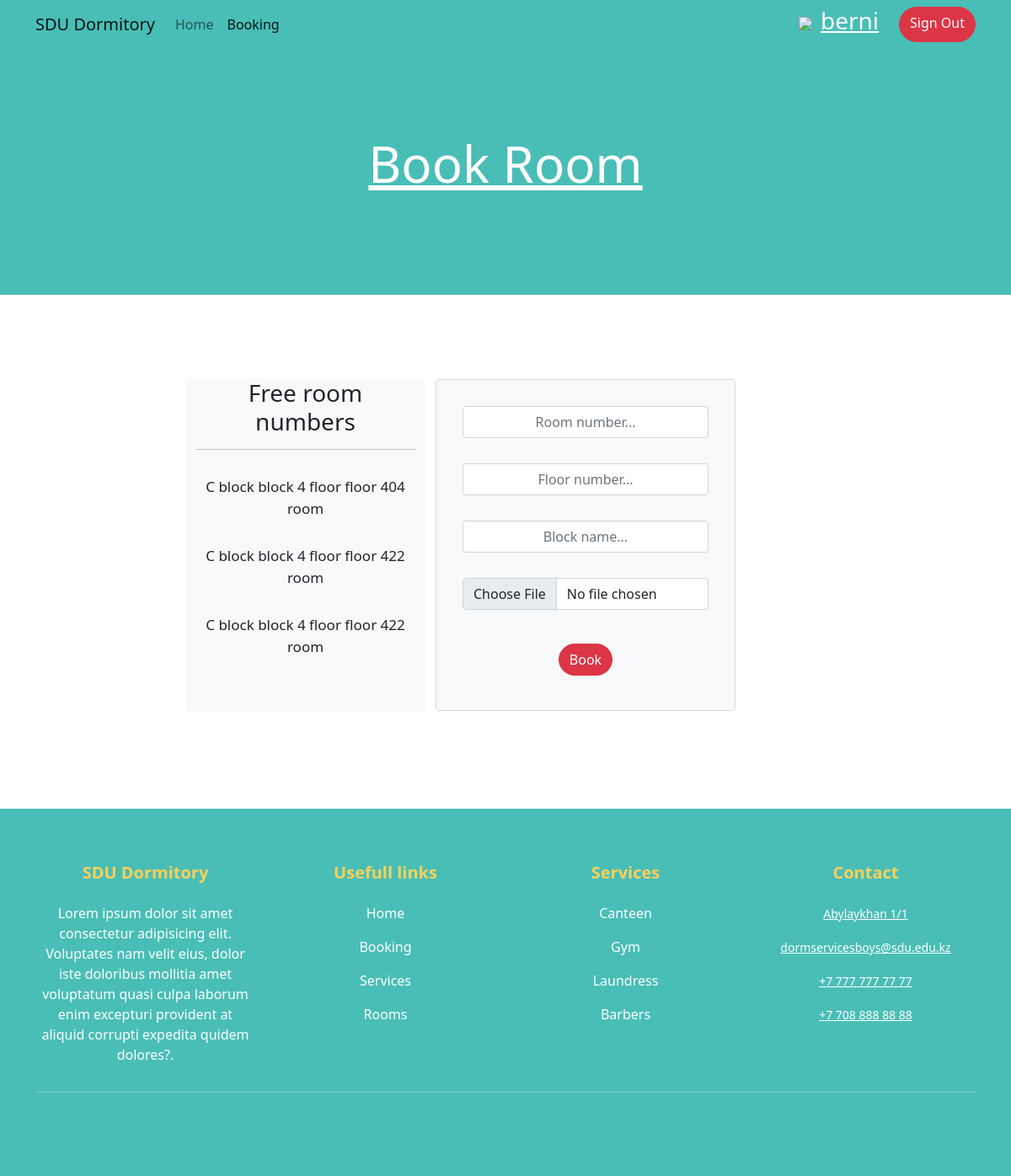
The app's page /book (signed in) with its own data.
### booking/models.py (models this page shows)
class Room(models.Model):
    bed_number = models.IntegerField('Bed number')
    room_number = models.IntegerField('Room number')
    floor = models.ForeignKey(Floor, on_delete=models.CASCADE)
    block = models.ForeignKey(Block, on_delete=models.CASCADE)
    gender = models.CharField('Gender', choices=GENDER, max_length=100)
    course = models.IntegerField('Course year', choices=COURSE)
    faculty = models.CharField('Faculty name', choices=FACULTY, max_length=100)
    available = models.BooleanField(default=True)
    def __str__(self):
        return str(self.block) + ' block ' + str(self.floor) + ' floor ' + str(self.room_number) + ' room'
    class Meta:
        ordering = ('room_number', )

class Block(models.Model):
    block_name = models.CharField('Block name', max_length=50)
    def __str__(self):
        return str(self.block_name) + ' block'
    class Meta:
        ordering = ('block_name', )

class Floor(models.Model):
    floor_number = models.IntegerField('Floor number')
    def __str__(self):
        return str(self.floor_number) + ' floor'
    class Meta:
        ordering = ('floor_number', )

### booking/views.py (the view, shortened to what this page needs)
# urls.py: path('book', views.book, name='book'),
@login_required(login_url='sign_in')
def book(request):
    context = {}
    students = Student.objects.filter(user=request.user)
    for student in students:
        rooms = Room.objects.filter(gender=student.gender, course=student.course, faculty=student.faculty)
        context = {'rooms': rooms}
    return render(request, 'booking/book.html', context)

### booking/templates/booking/book.html (shortened to what this page needs)
{% extends 'booking/base.html' %}
{% block name %}Book Room{% endblock %}
{% block active1 %}class="nav-link"{% endblock %}
{% block active3 %}class="nav-link active"{% endblock %}
{% block style %}style="background: #49beb6; height: 350px;"{% endblock %}
{% block top %}style="margin-top=100px;font-size: 60px;color: #fff;"{% endblock %}
{% block content %}
<div class="container-book container" style="margin-top: 100px;">
    <div class="row">
        <div class="col-2">
        </div>
        <div class="col-3 text-center bg-light rounded-3 overflow-auto" style="max-height: 395px">
            <h3>Free room numbers</h3>
            <hr>
            <form method="post">
                {% for room in rooms %}
                    {% if room.available %}
                        <p style="font-size: 17px; padding-top: 15px;">{{ room }}</p>
                    {% endif %}
                {% endfor %}
            </form>
        </div>
        <div class="col-4">
            <div class="card mb-3 bg-light rounded-3" style="max-width: 840px;">
                <div class="col-md">
                    <div class="card-body text-center">
                        <form method="post" enctype="multipart/form-data">
                        <div class="col-md" style="padding: 15px;">
                           <input type="text" name="room_number" placeholder="Room number..." class="form-control text-center">
                        </div>
                        <div class="col-md" style="padding: 15px;">
                            <input type="text" name="floor" placeholder="Floor number..." class="form-control text-center">
                        </div>
                        <div class="col-md" style="padding: 15px;">
                            <input type="text" name="block" placeholder="Block name..." class="form-control text-center">
                        </div>
                            <div class="col-md" style="padding: 15px;">
                            <input type="file" name="check" placeholder="Check..." class="form-control text-center">
                        </div>
                            <button style="margin: 25px;" class="btn btn-danger rounded-pill" type="submit">Book</button>
                        </form>
                    </div>
                </div>
            </div>
        </div>
        <div class="col-1">
        </div>
    </div>
</div>
{% endblock %}

### booking/templates/booking/base.html (shortened to what this page needs)
<!doctype html>
<html lang="en" xmlns="http://www.w3.org/1999/html">
<head>
    <link rel="stylesheet" href="https://cdn.jsdelivr.net/npm/bootstrap@5.1.3/dist/css/bootstrap.min.css">
</head>
<body>
    <div class="bg" {% block style %}{% endblock %}>
      <nav class="navbar navbar-expand-lg navbar-light ">
          <div class="container">
              <a class="navbar-brand" href="{% url 'home' %}">SDU Dormitory</a>
              <div class="collapse navbar-collapse" id="navbarTogglerDemo02">
                <ul class="navbar-nav me-auto mb-2 mb-lg-0">
                  <li class="nav-item">
                    <a {% block active1 %}{% endblock %} aria-current="page" href="{% url 'home' %}">Home</a>
                  </li>
                    {% if not request.user.is_staff %}
                  <li class="nav-item">
                    <a {% block active3 %}{% endblock %} href="{% url 'book' %}">Booking</a>
                  </li>
                    {% endif %}
                </ul>
                <form class="d-flex gap-4">
                    {% if user.is_authenticated %}
                        <h3> <a style="color: #fff;" class="nav-item" href="{% url 'profile' %}"><img style="margin-right: 10px;" src="https://www.svgrepo.com/show/333287/profile.svg">{{ request.user }}</a> </h3>
                        <a href="{% url 'logout' %}" class="btn btn-danger rounded-pill" type="button">Sign Out</a>
                    {% else %}
                        <a href="{% url 'sign_up' %}" class="btn btn-danger rounded-pill" type="button">Sign up</a>
                        <a href="{% url 'sign_in' %}" class="btn btn-danger rounded-pill" type="button">Sign in</a>
                    {% endif %}
                </form>
              </div>
          </div>
      </nav>
        <div class="container">
            <div class="row" style="margin-top: 100px;">
              <div class="col-3"></div>
              <div class="col-6">
                <h1 {% block top %}{% endblock %} class="h1-center text-center"><u>{% block name %}{% endblock %}</u></h1>
              </div>
              <div class="col-3"></div>
            </div>
        </div>
    </div>
    {% block content %}{% endblock %}
    <footer style="background: #49beb6; margin-top: 100px;" class="text-white pt-5 pb-4">
      <div class="container text-center text-md-left">
        <div class="row text-center text-md-left">
          <div class="col-md-3 col-lg-3 col-xl-3 mx-auto mt-3">
            <h5 class="mb-4 fw-bold" style="color: #fad05a;">SDU Dormitory</h5>
            <p>Lorem ipsum dolor sit amet consectetur adipisicing elit. Voluptates nam velit eius, dolor iste doloribus mollitia amet voluptatum quasi culpa laborum enim excepturi provident at aliquid corrupti expedita quidem dolores?.</p>
          </div>
          <div class="col-md-3 col-lg-3 col-xl-3 mx-auto mt-3">
            <h5 class="mb-4 fw-bold" style="color: #fad05a;">Usefull links</h5>
            <p>
              <a style="text-decoration: none;" href="{% url 'home' %}" class="text-white">Home</a>
            </p>
            <p>
                {% if not request.user.is_staff %}
                    <a style="text-decoration: none;" href="{% url 'book' %}" class="text-white">Booking</a>
                {% else %}
                    <a style="text-decoration: none;" href="{% url 'home' %}" class="text-white">Booking</a>
                {% endif %}
            </p>
            <p>
              <a style="text-decoration: none;" href="#" class="text-white">Services</a>
            </p>
            <p>
              <a style="text-decoration: none;" href="#" class="text-white">Rooms</a>
            </p>
          </div>
          <div class="col-md-3 col-lg-3 col-xl-3 mx-auto mt-3">
            <h5 class="mb-4 fw-bold" style="color: #fad05a;">Services</h5>
            <p>
              <a style="text-decoration: none;" href="" class="text-white">Canteen</a>
            </p>
            <p>
              <a style="text-decoration: none;" href="" class="text-white">Gym</a>
            </p>
            <p>
              <a style="text-decoration: none;" href="" class="text-white">Laundress</a>
            </p>
            <p>
              <a style="text-decoration: none;" href="" class="text-white">Barbers</a>
            </p>
          </div>
          <div class="col-md-3 col-lg-3 col-xl-3 mx-auto mt-3">
            <h5 class="mb-4 fw-bold" style="color: #fad05a;">Contact</h5>
            <p>
              <a href="" class="btn-floating btn-sm text-white" >
                 Abylaykhan 1/1
              </a>
            </p>
            <p>
              <a href="mailto:dormserviceboys@sdu.edu.kz" class="btn-floating btn-sm text-white" >
                 dormservicesboys@sdu.edu.kz
              </a>
            </p>
            <p>
              <a href="tel:+77777777777" class="btn-floating btn-sm text-white" >
                 +7 777 777 77 77
              </a>
            </p>
            <p>
              <a href="tel:+77088888888" class="btn-floating btn-sm text-white" >
                 +7 708 888 88 88
              </a>
            </p>
          </div>
        </div>
        <hr class="mb-4">
        <div class="row align-items-center">
          <div class="col-md-10 col-lg-12">
             <div class="text-center text-md-center">
               <ul class="list-unstyled list-inline">
                 <li class="list-inline-item">
                   <a href="" class="btn-floating btn-sm text-white" style="font-size: 23px;"></a>
                 </li>
                 <li class="list-inline-item">
                  <a href="" class="btn-floating btn-sm text-white" style="font-size: 23px;"></a>
                </li>
                <li class="list-inline-item">
                  <a href="" class="btn-floating btn-sm text-white" style="font-size: 23px;"></a>
                </li>
                <li class="list-inline-item">
                  <a href="" class="btn-floating btn-sm text-white" style="font-size: 23px;"></a>
                </li>
                <li class="list-inline-item">
                  <a href="" class="btn-floating btn-sm text-white" style="font-size: 23px;"></a>
                </li>
               </ul>
             </div>
          </div>
        </div>
      </div>
    </footer>
</body>
</html>

### records on screen
Room: block+floor+room_number "C block block 4 floor floor 404 room"
Room: block+floor+room_number "C block block 4 floor floor 422 room"
Room: block+floor+room_number "C block block 4 floor floor 422 room"

### other values on screen
{{ request.user }} "berni"
